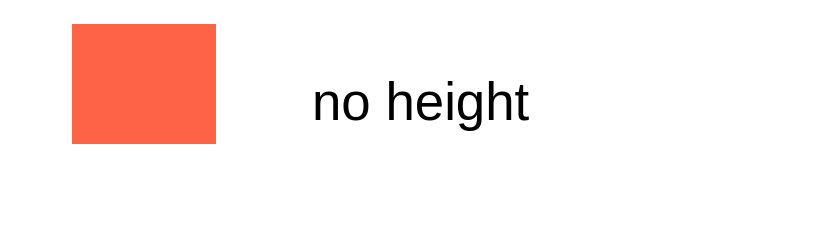

Specify this chart in Vega-Lite:
### Vega specification from a JSON file in a GitHub repository (floating-point values rounded to 4 significant figures)
{"$schema": "https://vega.github.io/schema/vega/v6.json", "width": 160, "padding": 5, "marks": [{"type": "rect", "encode": {"update": {"x": {"value": 10}, "y": {"value": -40}, "width": {"value": 30}, "height": {"value": 25}, "fill": {"value": "tomato"}}}}, {"type": "text", "encode": {"update": {"x": {"value": 60}, "y": {"value": -20}, "text": {"value": "no height"}}}}]}
